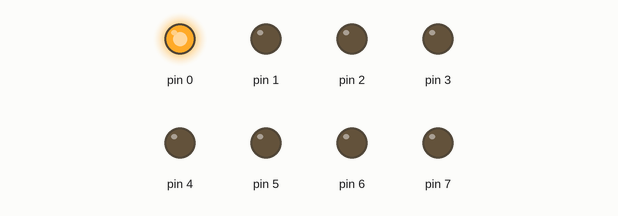
Simulated run of this sketch. Board: Arduino Uno, built with avr-gcc and run on an emulated ATmega328P. Shown: output pins drawn as LEDs (lit = HIGH).

Above: at 0.5 s.
At 2.5 s:
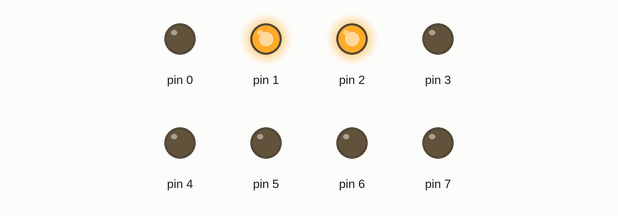
At 3.5 s:
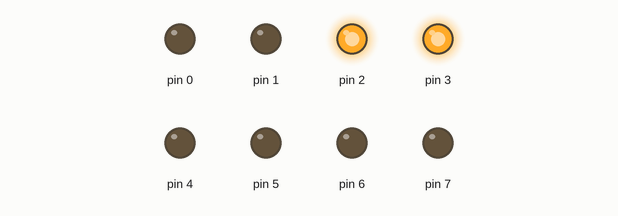
At 4.5 s:
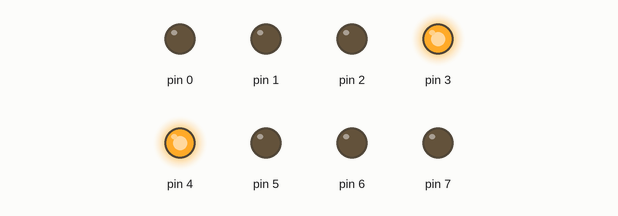
At 6.5 s:
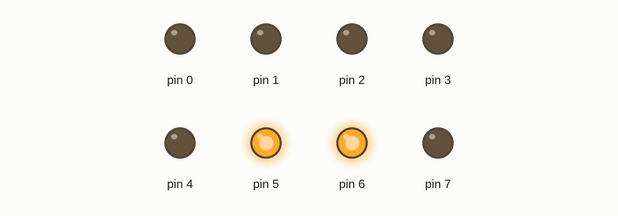
At 9.5 s:
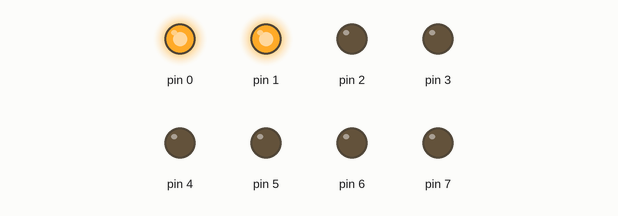
Timing chart, 0 to 10.4 s (numbered marks = the images above):
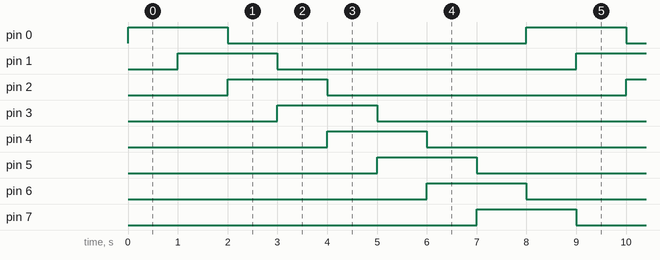

Measured:
- by itself, pin 0–7: alternates HIGH for 2.0 s and LOW for 6.0 s
- by itself, everything shown: repeats every 8.0 s, in 8 steps

The sketch:

laola.ino
```cpp
void setup() // wird nur einmal ausgeführt
{
  pinMode(PIN0, OUTPUT);
  pinMode(PIN1, OUTPUT);
  pinMode(PIN2, OUTPUT);
  pinMode(PIN3, OUTPUT);
  pinMode(PIN4, OUTPUT);
  pinMode(PIN5, OUTPUT);
  pinMode(PIN6, OUTPUT);
  pinMode(PIN7, OUTPUT);
}

void loop() // wird kontinuierlich ausgeführt
{
  digitalWrite(PIN6, LOW);
  digitalWrite(PIN0, HIGH);
  delay(1000);
  digitalWrite(PIN7, LOW);
  digitalWrite(PIN1, HIGH);
  delay(1000);
  digitalWrite(PIN0, LOW);
  digitalWrite(PIN2, HIGH);
  delay(1000);
  digitalWrite(PIN1, LOW);
  digitalWrite(PIN3, HIGH);
  delay(1000);
  digitalWrite(PIN2, LOW);
  digitalWrite(PIN4, HIGH);
  delay(1000);
  digitalWrite(PIN3, LOW);
  digitalWrite(PIN5, HIGH);
  delay(1000);
  digitalWrite(PIN4, LOW);
  digitalWrite(PIN6, HIGH);
  delay(1000);
  digitalWrite(PIN5, LOW);
  digitalWrite(PIN7, HIGH);
  delay(1000);

}
```
